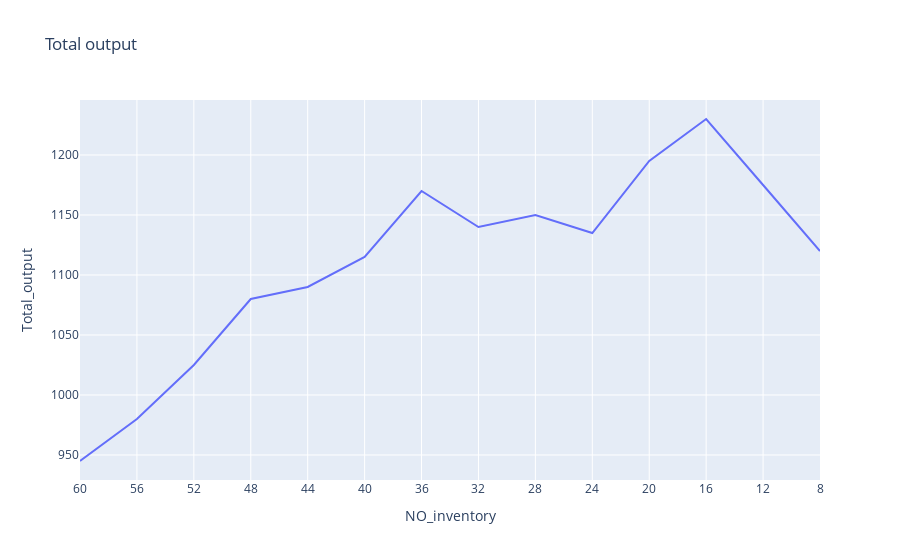

The notebook cell this image was saved under:
### Code cell
df['NO_inventory'] = df['NO_inventory'].astype(int).astype(str)

fig = px.line(df, x = "NO_inventory", y = "Total_output", title = "Total output")
fig.show()

### Figure 1 — Plotly figure (JSON) as saved in the notebook; plotly's stock layout.template omitted (floating-point values rounded to 4 significant figures)
{"data": [{"hovertemplate": "NO_inventory=%{x}<br>Total_output=%{y}<extra></extra>", "legendgroup": "", "line": {"color": "#636efa", "dash": "solid"}, "marker": {"symbol": "circle"}, "mode": "lines", "name": "", "orientation": "v", "showlegend": false, "type": "scatter", "x": ["60", "56", "52", "48", "44", "40", "36", "32", "28", "24", "20", "16", "12", "8"], "xaxis": "x", "y": [945, 980, 1025, 1080, 1090, 1115, 1170, 1140, 1150, 1135, 1195, 1230, 1175, 1120], "yaxis": "y"}], "layout": {"legend": {"tracegroupgap": 0}, "title": {"text": "Total output"}, "xaxis": {"anchor": "y", "domain": [0, 1], "title": {"text": "NO_inventory"}}, "yaxis": {"anchor": "x", "domain": [0, 1], "title": {"text": "Total_output"}}}}
